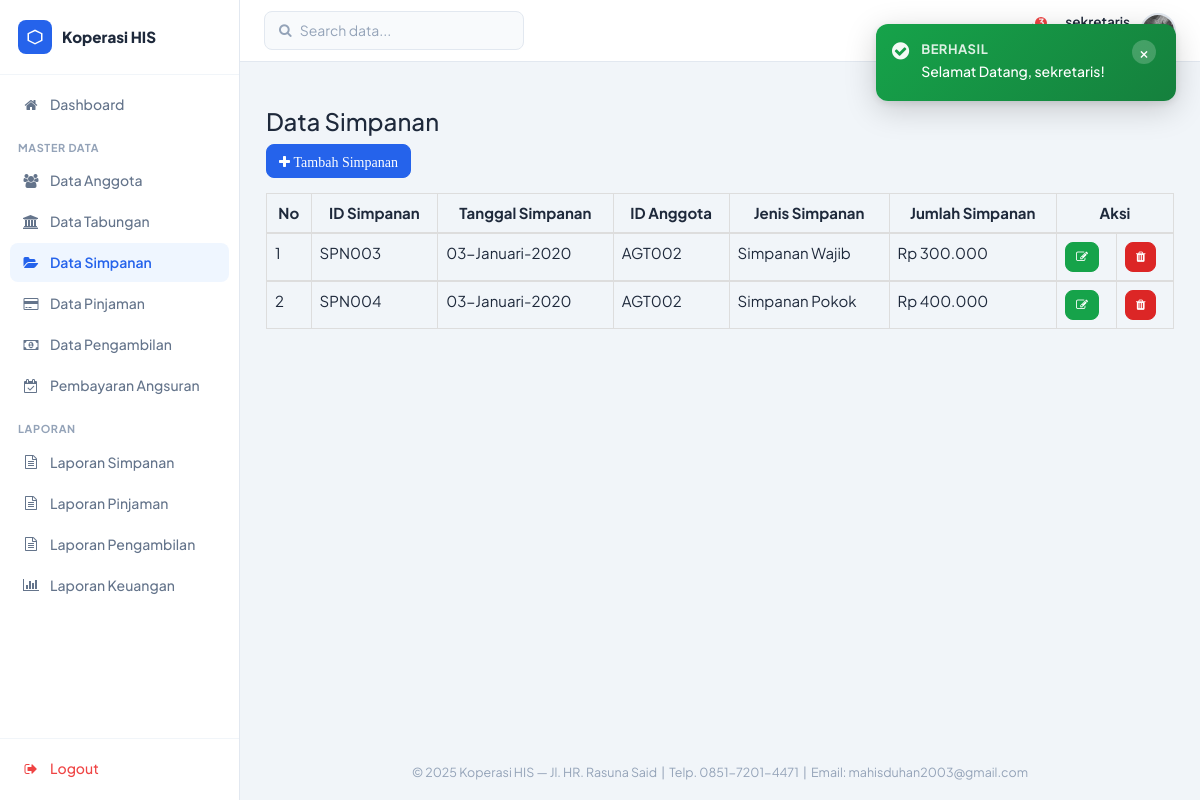
The app's page /sekretaris/datasimpanan.php (signed in), older data.
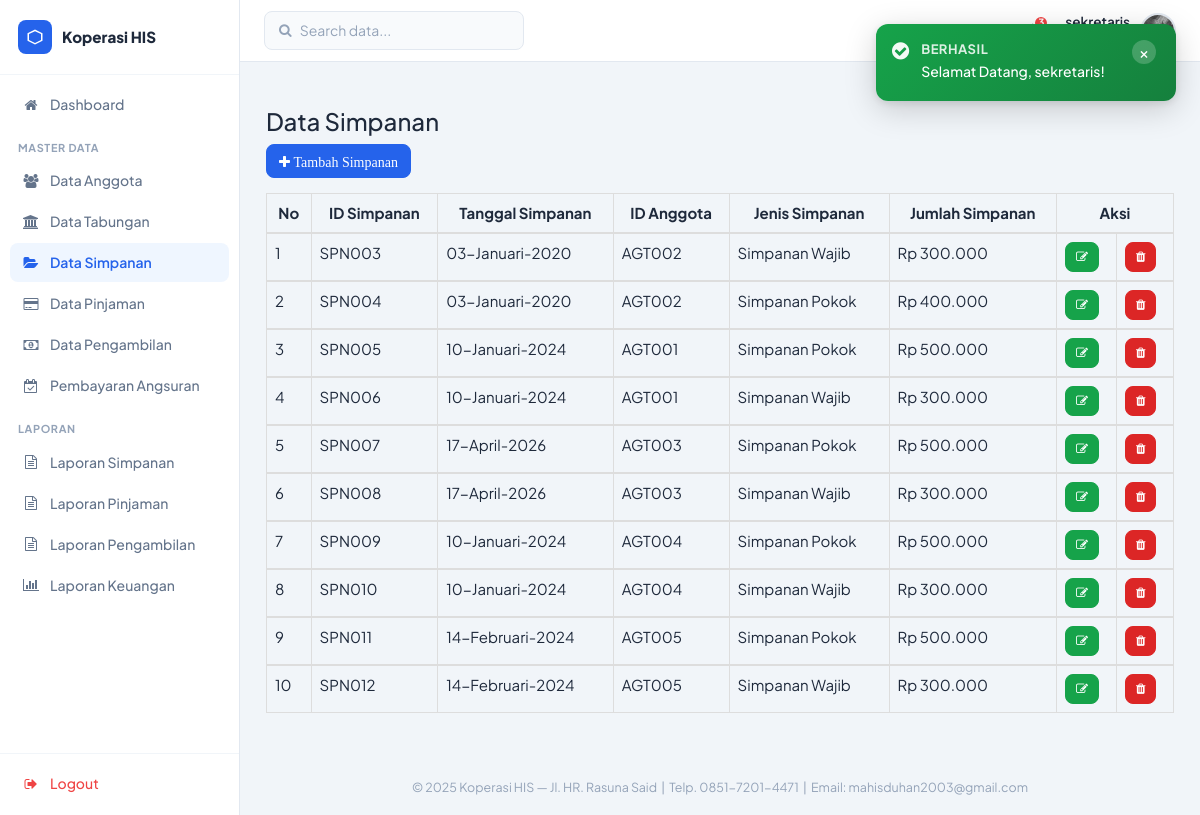
The same page, newer data.
### tables this page shows
CREATE TABLE `tbl_simpanan` (
  `id_simpanan` varchar(6) NOT NULL,
  `tgl_simpanan` date NOT NULL,
  `id_anggota` varchar(6) NOT NULL,
  `jenis_simpanan` varchar(20) NOT NULL,
  `jumlah_simpanan` int NOT NULL
);

### sekretaris/datasimpanan.php (the view)
<?php
	include ("style/header.php");
	include ("style/sidebar.php");
	function tgl_indo($tanggal){
		$bulan = array(
			1 => 'Januari',
			'Februari',
			'Maret',
			'April',
			'Mei',
			'Juni',
			'Juli',
			'Agustus',
			'September',
			'Oktober',
			'November',
			'Desember',);
		$pecahkan = explode('-', $tanggal);
		return $pecahkan[2] . '-' . $bulan[(int)$pecahkan[1]] . '-' . $pecahkan[0];
	}
?>
	<div class="box box-primary">
		<div class="box-header with-border">
			<h3 class="box-title">Data Simpanan</h3>
		</div>
		<div class="box-body">
			<div class="form-group">
				<a href="tambahsimpanan.php"><i class="btn btn-primary btn-md"><span class="fa fa-plus fa-md"> Tambah Simpanan</span></i></a>
			</div>
			<div class="table-responsive">
				<table class="table table-bordered">
					<thead>
						<tr>
							<th style="text-align: center;">No</th>
							<th style="text-align: center;">ID Simpanan</th>
							<th style="text-align: center;">Tanggal Simpanan</th>
							<th style="text-align: center;">ID Anggota</th>
							<th style="text-align: center;">Jenis Simpanan</th>
							<th style="text-align: center;">Jumlah Simpanan</th>
							<th style="text-align: center;" colspan="2">Aksi</th>
						</tr>
					</thead>
					<?php
					$no = 1;
					include ("../config/koneksi.php");
					$sql = mysqli_query($konek, "SELECT * FROM tbl_simpanan");
					while ($data = mysqli_fetch_array($sql)){
					?>
					<tbody>
						<tr>
							<td><?php echo $no++; ?></td>
							<td><?php echo $data['id_simpanan']; ?></td>
							<td><?php echo tgl_indo($data['tgl_simpanan']); ?></td>
							<td><?php echo $data['id_anggota']; ?></td>
							<td><?php echo $data['jenis_simpanan']; ?></td>
							<td><?php echo "Rp ".number_format($data['jumlah_simpanan'],0,',','.'); ?></td>
							<td><a href="editsimpanan.php?kd=<?php echo $data['id_simpanan']; ?>"><i class="btn btn-success btn-sm"><span class="fa fa-edit fa-sm"></span></i></a></td>
							<td><a href="hapussimpanan.php?kd=<?php echo $data['id_simpanan']; ?>"><i class="btn btn-danger btn-sm"><span class="fa fa-trash fa-sm"></span></i></a></td>
						</tr>
					</tbody>
					<?php
					}
					?>
				</table>
			</div>
		</div>
    </div>
<?php
	include ("style/footer.php");
?>

Row changes from the older to the newer data that the page shows:
added tbl_simpanan: id_simpanan "SPN005", tgl_simpanan "10-Januari-2024", id_anggota "AGT001", jenis_simpanan "Simpanan Pokok", jumlah_simpanan "500.000"
added tbl_simpanan: id_simpanan "SPN006", tgl_simpanan "10-Januari-2024", id_anggota "AGT001", jenis_simpanan "Simpanan Wajib", jumlah_simpanan "300.000"
added tbl_simpanan: id_simpanan "SPN007", tgl_simpanan "17-April-2026", id_anggota "AGT003", jenis_simpanan "Simpanan Pokok", jumlah_simpanan "500.000"
added tbl_simpanan: id_simpanan "SPN008", tgl_simpanan "17-April-2026", id_anggota "AGT003", jenis_simpanan "Simpanan Wajib", jumlah_simpanan "300.000"
added tbl_simpanan: id_simpanan "SPN009", tgl_simpanan "10-Januari-2024", id_anggota "AGT004", jenis_simpanan "Simpanan Pokok", jumlah_simpanan "500.000"
added tbl_simpanan: id_simpanan "SPN010", tgl_simpanan "10-Januari-2024", id_anggota "AGT004", jenis_simpanan "Simpanan Wajib", jumlah_simpanan "300.000"
added tbl_simpanan: id_simpanan "SPN011", tgl_simpanan "14-Februari-2024", id_anggota "AGT005", jenis_simpanan "Simpanan Pokok", jumlah_simpanan "500.000"
added tbl_simpanan: id_simpanan "SPN012", tgl_simpanan "14-Februari-2024", id_anggota "AGT005", jenis_simpanan "Simpanan Wajib", jumlah_simpanan "300.000"
